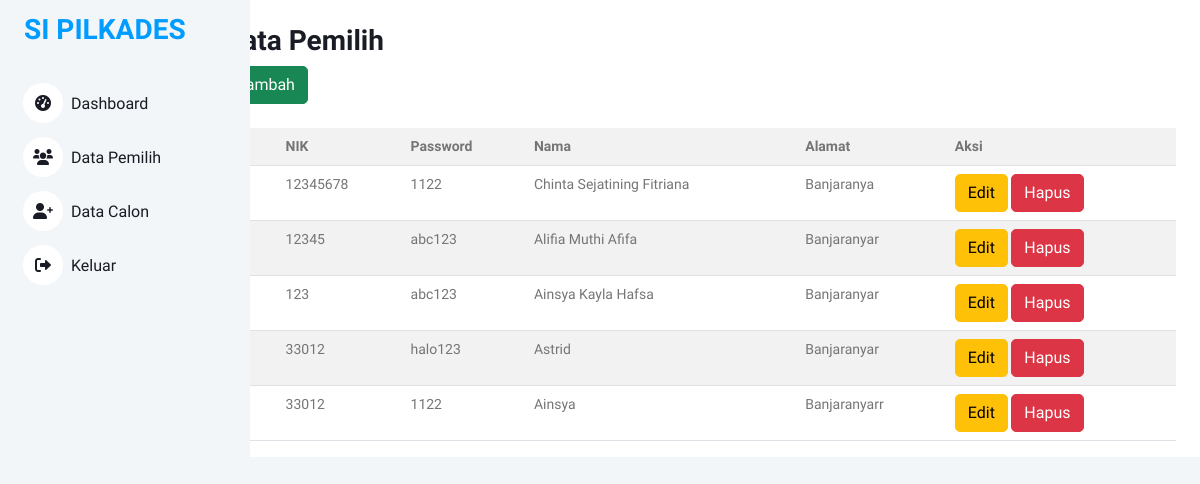
The page /views/admin/pemilih/index.php on the database its author committed.
### tables this page shows
CREATE TABLE `pemilih` (
  `id` int NOT NULL,
  `nik` int NOT NULL,
  `password` varchar(8) NOT NULL,
  `nama_pemilih` varchar(50) NOT NULL,
  `alamat` varchar(50) NOT NULL
);

### controllers/PemilihController.php (called while the page is built, shortened)
<?php
include_once '../../../models/Pemilih.php';
class PemilihController
{
    private $model;
    public function __construct($db)
    {
        $this->model = new Pemilih($db);
    }
    public function getAllPemilih()
    {
        return $this->model->getAllPemilih();
    }
}
?>

### models/Pemilih.php (called while the page is built, shortened)
<?php
class Pemilih{
    private $koneksi;
    public function __construct($db)
    {
        $this->koneksi = $db;
    }
    public function getAllPemilih()
    {
        $query = "SELECT * FROM pemilih";
        $result = mysqli_query ($this->koneksi, $query);
        return $result;
    }
}
?>

### views/admin/pemilih/index.php (the view, shortened to what this page needs)
<?php
include_once '../../../config.php';
include_once '../../../controllers/PemilihController.php';
require '../../../index.php';
$database = new database;
$db = $database -> getKoneksi();
$pemilihController = new PemilihController($db);
$pemilih = $pemilihController -> getAllPemilih();
?>
<body>
<div class="col-md-9 ms-sm-auto col-lg-10 px-md-4">
<br>
<h3>Data Pemilih</h3>
<a class="btn btn-success" href="tambahPemilih">Tambah</a>
<div class="table-responsive small">
<table class="table table-striped table-border">
    <tr>
        <th>No</th>
        <th>NIK</th>
        <th>Password</th>
        <th>Nama</th>
        <th>Alamat</th>
        <th>Aksi</th>
    </tr>
<?php
$no = 1;
foreach($pemilih as $x){
    ?>
<tr>
    <td><?php echo $no++ ?></td>
    <td><?php echo $x['nik'] ?></td>
    <td><?php echo $x['password'] ?></td>
    <td><?php echo $x['nama_pemilih'] ?></td>
    <td><?php echo $x['alamat'] ?></td>
    <td>
        <a class="btn btn-warning" href="editPemilih?id=<?php echo $x['id']; ?> ">Edit</a>
        <a class="btn btn-danger" href="hapusPemilih?id=<?php echo $x['id']; ?> "onclick="return confirm('Apakah yakin akan menghapus...?')">Hapus</a>
    </td>
</tr>
<?php
}
?>
</table>
</div>
</div>
</body>

### index.php (shortened to what this page needs)
<!DOCTYPE html>
<html lang="en">
<head>
    <link href="https://cdnjs.cloudflare.com/ajax/libs/font-awesome/5.10.0/css/all.min.css" rel="stylesheet">
    <link href="https://cdn.jsdelivr.net/npm/bootstrap-icons@1.4.1/font/bootstrap-icons.css" rel="stylesheet">
    <link href="https://cdnjs.cloudflare.com/ajax/libs/font-awesome/6.0.0-beta3/css/all.min.css" rel="stylesheet">
    <link href="components/lib/owlcarousel/assets/owl.carousel.min.css" rel="stylesheet">
    <link href="components/lib/tempusdominus/css/tempusdominus-bootstrap-4.min.css" rel="stylesheet" />
    <link href="components/css/bootstrap.min.css" rel="stylesheet">
    <link href="components/css/style.css" rel="stylesheet">
</head>
<body>
    <div class="container-xxl position-relative bg-white d-flex p-0">
        <div class="sidebar pe-4 pb-3">
            <nav class="navbar bg-light navbar-light">
                <a href="homeAdmin.html" class="navbar-brand mx-4 mb-3">
                    <h3 class="text-primary">SI PILKADES</h3>
                </a>
                <div class="navbar-nav w-100">
                    <a href="home" class="nav-item nav-link"><i class="fa fa-tachometer-alt me-2"></i>Dashboard</a>
                    <a href="pemilih" class="nav-item nav-link"><i class="fa fa-users me-2"></i>Data Pemilih</a>
                    <a href="calon_kades" class="nav-item nav-link"><i class="fa fa-user-plus me-2"></i>Data Calon</a>
                    <a class="nav-item nav-link" onclick="logout()" style="cursor: pointer;"><i class="fas fa-sign-out-alt me-2"></i>Keluar</a>
                </div>
            </nav>
        </div>
</body>
</html>

### components/css/style.css (style rules this page uses)
:root { --primary: #009CFF; --light: #F3F6F9; --dark: #191C24; }
.btn { transition: .5s; }
.sidebar { position: fixed; top: 0; left: 0; bottom: 0; width: 250px; height: 100vh; overflow-y: auto; background: var(--light); transition: 0.5s; z-index: 999; }
@media (min-width: 992px) { .sidebar { margin-left: 0; } }
.sidebar .navbar .navbar-nav .nav-link { padding: 7px 20px; color: var(--dark); font-weight: 500; border-left: 3px solid var(--light); border-radius: 0 30px 30px 0; outline: none; }
.sidebar .navbar .navbar-nav .nav-link i { width: 40px; height: 40px; display: inline-flex; align-items: center; justify-content: center; background: #FFFFFF; border-radius: 40px; }

### rows shown on the page
pemilih: nik "12345678", password "1122", nama_pemilih "Chinta Sejatining Fitriana", alamat "Banjaranya"
pemilih: nik "12345", password "abc123", nama_pemilih "Alifia Muthi Afifa", alamat "Banjaranyar"
pemilih: nik "123", password "abc123", nama_pemilih "Ainsya Kayla Hafsa", alamat "Banjaranyar"
pemilih: nik "33012", password "halo123", nama_pemilih "Astrid", alamat "Banjaranyar"
pemilih: nik "33012", password "1122", nama_pemilih "Ainsya", alamat "Banjaranyarr"
